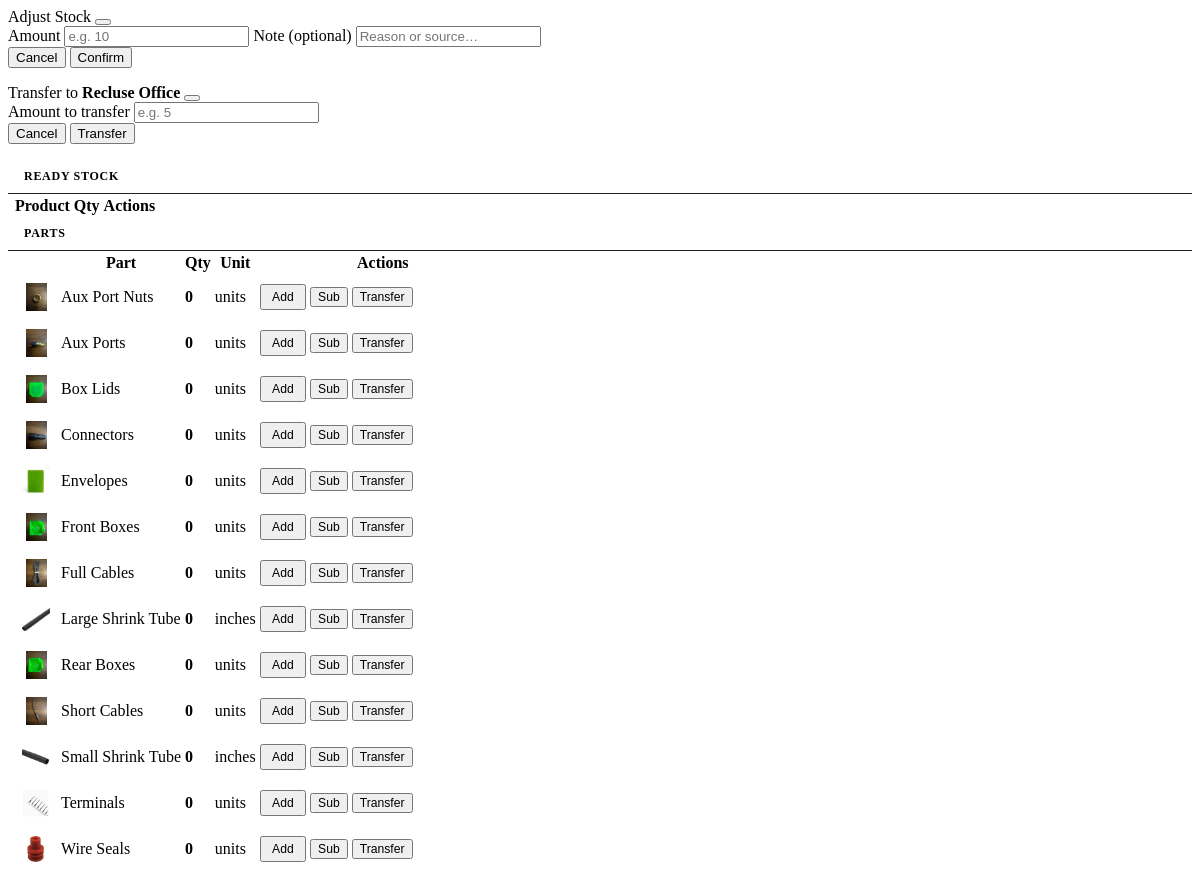
Page /partials/update_inventory (signed in) on the earlier database version.
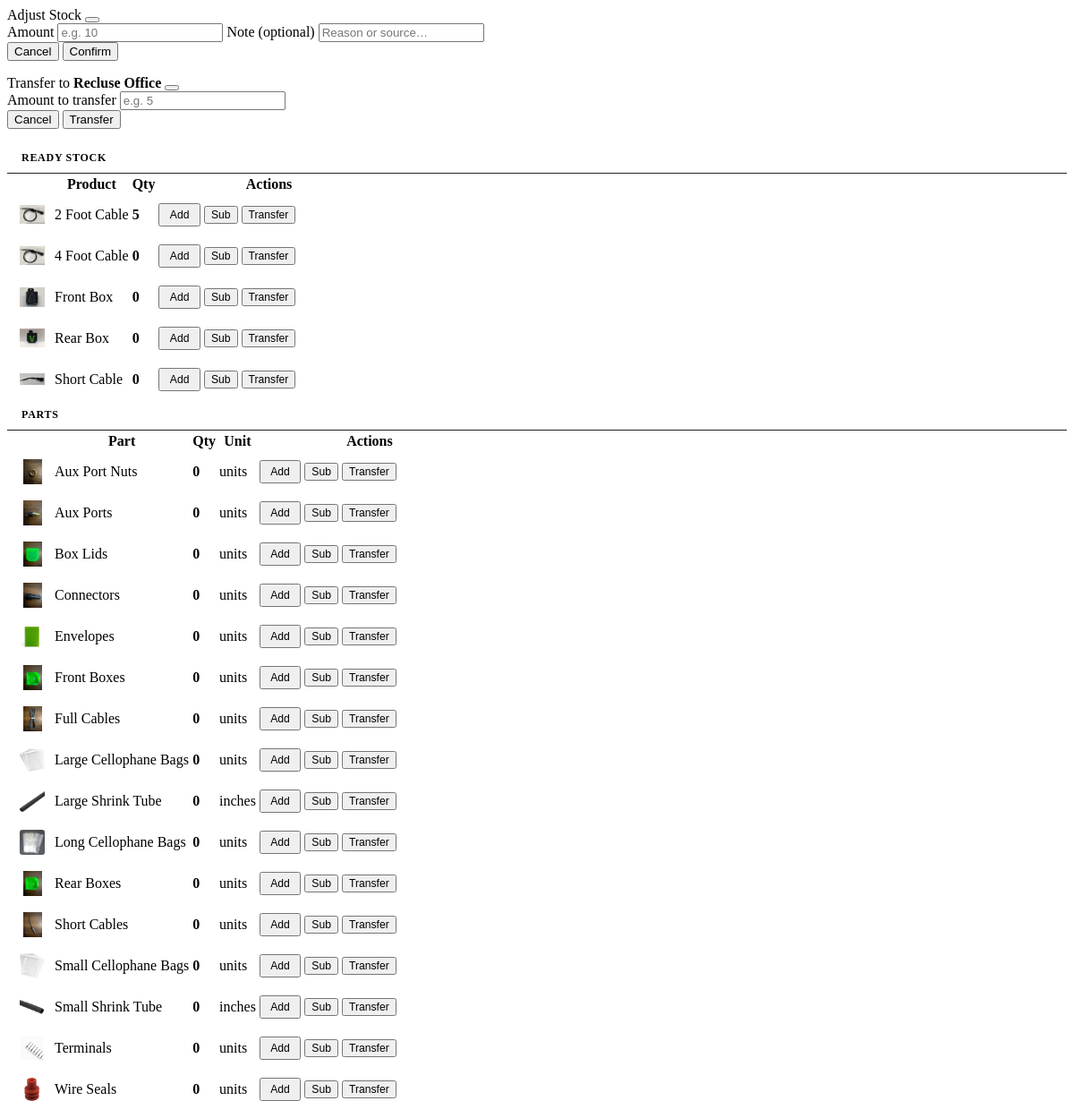
Same page on the later database version.
### app.py (models this page shows)
class Part(db.Model):
    __tablename__ = 'parts'
    id   = db.Column(db.Integer, primary_key=True)
    name = db.Column(db.String(100), nullable=False, unique=True)
    unit = db.Column(db.String(50), default='units')
    inventories = db.relationship('Inventory', backref='part', cascade='all, delete-orphan')

class Inventory(db.Model):
    __tablename__ = 'inventory'
    id        = db.Column(db.Integer, primary_key=True)
    office_id = db.Column(db.Integer, db.ForeignKey('offices.id', ondelete='CASCADE'), nullable=False)
    part_id   = db.Column(db.Integer, db.ForeignKey('parts.id',   ondelete='CASCADE'), nullable=False)
    quantity  = db.Column(db.Float, default=0.0, nullable=False)
    __table_args__ = (db.UniqueConstraint('office_id', 'part_id'),)

### app.py (the view)
@app.route('/partials/update_inventory')
@login_required
def partial_update_inventory():
    office_id     = request.args.get('office_id', 1, type=int)
    office        = Office.query.get_or_404(office_id)
    other_office  = get_other_office(office_id)
    parts         = Part.query.order_by(Part.name).all()
    inventory_map = get_inventory_map(office_id)
    return render_template(
        'partials/update_inventory.html',
        office=office,
        other_office=other_office,
        parts=parts,
        inventory_map=inventory_map,
        part_images=PART_IMAGES,
        stock_part_names=set(PRODUCT_STOCK_PARTS.values()),
    )

### app.py (called while the page is built)
def login_required(f):
    @wraps(f)
    def decorated(*args, **kwargs):
        if not session.get('logged_in'):
            return redirect(url_for('login'))
        return f(*args, **kwargs)
    return decorated

def get_inventory_map(office_id):
    rows = (
        db.session.query(Part.name, Inventory.quantity)
        .join(Inventory, Part.id == Inventory.part_id)
        .filter(Inventory.office_id == office_id)
        .all()
    )
    return {name: qty for name, qty in rows}

def get_other_office(office_id):
    return Office.query.filter(Office.id != office_id).first()

def _fmt(n):
    return str(int(n)) if n == int(n) else f'{n:.1f}'

### templates/partials/update_inventory.html (shortened to what the changed rows need)
<div class="card-dark mb-3" style="overflow:hidden">
  <table class="table-dark-custom">
    <thead>
      <tr>
        <th></th>
        <th>Product</th>
        <th>Qty</th>
        <th style="text-align:right;padding-right:1rem">Actions</th>
      </tr>
    </thead>
    <tbody>
      {% for part in parts %}
      {% if part.name in stock_part_names %}
      {% set qty = inventory_map.get(part.name, 0) %}
      <tr>
        <td style="width:36px;padding:0.5rem 0 0.5rem 0.75rem">
          <img
            src="{{ url_for('static', filename='images/products/' + part_images[part.name]) }}"
            alt="{{ part.name.replace(' [Ready]', '') }}"
            style="width:28px;height:28px;object-fit:contain;background:var(--bg-elevated);border-radius:3px"
            onerror="this.style.visibility='hidden'"
          />
        </td>
        <td>{{ part.name.replace(' [Ready]', '') }}</td>
        <td><strong style="color:var(--neon)">{{ fmt(qty) }}</strong></td>
        <td style="text-align:right;padding-right:0.75rem">
          <div class="d-flex gap-2 justify-content-end">
            <button class="btn-neon" style="font-size:0.76rem;padding:0.25rem 0.65rem"
                    onclick="openAdj('{{ part.name }}', 'add', {{ qty }})">
              <span class="d-none d-sm-inline"> Add</span>
            </button>
            <button class="btn-outline-subtle" style="font-size:0.76rem"
                    onclick="openAdj('{{ part.name }}', 'subtract', {{ qty }})">
              <span class="d-none d-sm-inline"> Sub</span>
            </button>
            <button class="btn-outline-subtle" style="font-size:0.76rem"
                    onclick="openXfr('{{ part.name }}', {{ qty }})">
              <span class="d-none d-sm-inline"> Transfer</span>
            </button>
          </div>
        </td>
      </tr>
      {% endif %}
      {% endfor %}
    </tbody>
  </table>
</div>
<div class="card-dark" style="overflow:hidden">
  <table class="table-dark-custom">
    <thead>
      <tr>
        <th></th>
        <th>Part</th>
        <th>Qty</th>
        <th class="d-none d-sm-table-cell">Unit</th>
        <th style="text-align:right;padding-right:1rem">Actions</th>
      </tr>
    </thead>
    <tbody>
      {% for part in parts %}
      {% if part.name not in stock_part_names %}
      {% set qty = inventory_map.get(part.name, 0) %}
      <tr>
        <td style="width:36px;padding:0.5rem 0 0.5rem 0.75rem">
          <img
            src="{{ url_for('static', filename='images/parts/' + part_images[part.name]) }}"
            alt="{{ part.name }}"
            style="width:28px;height:28px;object-fit:contain;background:var(--bg-elevated);border-radius:3px"
            onerror="this.style.visibility='hidden'"
          />
        </td>
        <td>{{ part.name }}</td>
        <td><strong style="color:{% if qty <= 3 %}var(--danger){% else %}var(--text-primary){% endif %}">{{ fmt(qty) }}</strong></td>
        <td class="d-none d-sm-table-cell" style="color:var(--text-muted)">{{ part.unit }}</td>
        <td style="text-align:right;padding-right:0.75rem">
          <div class="d-flex gap-2 justify-content-end">
            <button class="btn-neon" style="font-size:0.76rem;padding:0.25rem 0.65rem"
                    onclick="openAdj('{{ part.name }}', 'add', {{ qty }})">
              <span class="d-none d-sm-inline"> Add</span>
            </button>
            <button class="btn-outline-subtle" style="font-size:0.76rem"
                    onclick="openAdj('{{ part.name }}', 'subtract', {{ qty }})">
              <span class="d-none d-sm-inline"> Sub</span>
            </button>
            <button class="btn-outline-subtle" style="font-size:0.76rem"
                    onclick="openXfr('{{ part.name }}', {{ qty }})">
              <span class="d-none d-sm-inline"> Transfer</span>
            </button>
          </div>
        </td>
      </tr>
      {% endif %}
      {% endfor %}
    </tbody>
  </table>
</div>

Differences in the rows shown:
added Part: name.replace "2 Foot Cable"
added Inventory: quantity "5"
added Part: name.replace "4 Foot Cable"
added Inventory: quantity "0"
added Part: shows a picture, name.replace "Front Box"
added Inventory: quantity "0"
added Part: shows a picture, name.replace "Rear Box"
added Inventory: quantity "0"
added Part: shows a picture, name.replace "Short Cable"
added Inventory: quantity "0"
added Part: shows a picture, name "Large Cellophane Bags", unit "units"
added Inventory: quantity "0"
added Part: shows a picture, name "Long Cellophane Bags", unit "units"
added Inventory: quantity "0"
added Part: shows a picture, name "Small Cellophane Bags", unit "units"
added Inventory: quantity "0"
